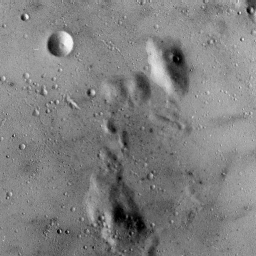
#> input picture ExampleImages/Downloaded/MoonSurface.tiff, 256 x 256 px
$ python bifsRunPaperMoon.py
#> lines starting #> are read from the running program, lines starting #| are printed output that depends on the picture; after the words box and inside, x2 and y2 are one past the last pixel; in counts of white or black regions, pixels touching at a corner belong together
#> further down, cleanimg is the input picture: PIL image 256x256 L; min 0, max 249, mean 127.8
### bifsfns.py
#!/usr/bin/env python3
# -*- coding: utf-8 -*-

"""
Created on Thu Mar 25 13:43:39 2021.

BIFS functions for processing steps.

"""
import scipy.special as special
import scipy.ndimage.filters as fltr
import numpy as np


def c2g(img):
    """Generate rescaled image from input image from 0 to 256.

    Parameters
    ----------
    img : numpy.ndarray
        Image to be rescaled as 0 to 256.

    Returns
    -------
    x : numpy.ndarray
        Rescaled image between 0 and 256.

    """
    x = (((img - img.min()) / (img.max() - img.min()))
         * 255.9).astype(np.uint8)
    return x


# [22 lines left out: function c2gAdjust, not called in this run]


def genFSdata(imgarr, noiseSD=1.0, seedval=0):
    """Generate Fourier Space data adding Gaussian noise in image space.

    Parameters
    ----------
    imgarr : float numpy.ndarray
        Array containing the clean image intensities.
    noiseSD : float, optional
        Standard deviation of noise to be added in image space
    seedval : int, optional
        Value for the random seed. The default is 0.

    Returns
    -------
    knoiseSD : float
        Standard deviation estimate of modulus of noise in Fourier space.
    noise : float numpy.ndarray
        Output of just the noise image
    imgPlusNoise : float numpy.ndarray
        Output image including noise.
    cleanImage : float numpy.ndarray
        Output image without added noise.
    kdst : float numpy.ndarray
        Matrix of distances from origin in Fourier space.
    invkdst : float numpy.ndarray
        Matrix of inverse of distances from origin in FS (i.e. 1/kdst).
    magfimg : float numpy.ndarray
        Matrix of magnitude values at each point in Fourier space.
    argfimg : float numpy.ndarray
        Matrix of phase/argument values at each point in Fourier space.
    logknoiseSD : float
        Standard deviation of the log of the absolute noise in Fourier space.
    knoiseMean : float
        Mean of the absolute values of the noise in Fourier space.
    logknoiseMean : float
        Mean of the log of the absolute valuese of the noise in Fourier space.

    """
#> called with noiseSD = 50, seedval = 0
    imgarr.astype(np.float64)
    cleanImage = np.copy(imgarr)
    np.random.seed(seedval)
    noise = np.reshape(np.random.normal(0.0, noiseSD, cleanImage.size),
                       cleanImage.shape)
    imgPlusNoise = cleanImage + noise
    fftimg = np.fft.fft2(imgPlusNoise, norm="ortho")  # full 2D fft
    magfimg = np.abs(fftimg)
    argfimg = np.angle(fftimg)  # Extract corresponding phase image
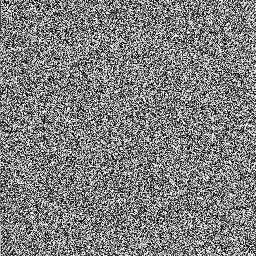
#> argfimg: shape (256, 256) float64; min -3.14, max 3.14, mean 4.79e-05; drawn with min black and max white
    kdst = kdist2D(cleanImage.shape[0], cleanImage.shape[1])
    invkdst = 1/kdst
    fftNoise = np.fft.fft2(noise, norm="ortho")
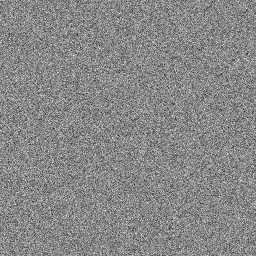
#> noise: shape (256, 256) float64; min -242.6, max 212.1, mean -0.2; drawn with min black and max white
    knoiseSD = np.std(np.abs(fftNoise), ddof=1)
    logknoiseSD = np.std(np.log(np.abs(fftNoise)), ddof=1)
    knoiseMean = np.mean(np.abs(fftNoise))
    logknoiseMean = np.mean(np.log(np.abs(fftNoise)))
    return knoiseSD, noise, imgPlusNoise, cleanImage, kdst, invkdst, magfimg, \
        argfimg, logknoiseSD, knoiseMean, logknoiseMean


# [122 lines left out: functions genFSdataTdist, genFSdataTdistApprox, not called in this run]


def bessd(x, limval=700.0):
    """
    Calculate ratio of modified Bessel functions.

    Specifically find ratio of modified Bessel function of first kind order 1
    divided by modified Bessel function of first kind order 0.

    Parameters
    ----------
    x : float, numpy.ndarray
        Value to calculate ratio of Bessel functions for.
    limval : float
        Value above which to assign ratio of 1 to avoid numerical problems.

    Returns
    -------
    y : float, numpy.ndarray
        Value for ratio of modified Bessel functions.

    """
    y = np.where(x > limval, 1, special.iv(1, x)/special.iv(0, x))
    return y


def kdist(n):
    """Create 1D centered k-space indexes 0:(n-1).

    Parameters
    ----------
    n : int scalar
        size of array to be generated

    Returns
    -------
    kval : float numpy.ndarray
           array length n that gives 1D distance from wrapped origin
           at each index
    """
    kval = np.zeros(n, dtype=float)
    if (n % 2) == 0:
        kval[0:(n//2)] = np.arange(n/2)
        kval[(n//2):n] = np.arange(n/2, 0, -1)
    else:
        kval[0:(1 + n//2)] = np.arange(np.ceil(n/2))
        kval[(1 + n//2):n] = np.arange(np.floor(n/2), 0, -1)
    return kval


def kdist2D(n1, n2):
    """Generate matrix of distances from center of Fourier space \
    but shifted so origin is at index (0,0) of the matrix.

    Parameters
    ----------
    n1 : int scalar
         dimension of image in x-direction
    n2 : int scalar
         dimension of image in y-direction

    Returns
    -------
    Xv : float numpy.ndarray
         n1 x n2 array with distances from center of Fourier space, but
         shifted so that origin is at index (0,0) of the array.
         Leads to in-place version of np.sqrt(Xv ** 2 + Yv ** 2)
         after np.meshgrid.
    """
    xvec = kdist(n1)
    yvec = kdist(n2)
    Xv, Yv = np.meshgrid(xvec, yvec, indexing='ij')
    Xv **= 2
    Yv **= 2
    Xv += Yv
    Xv = np.sqrt(Xv)
    return Xv


# [60 lines left out: functions indxs, flatten, not called in this run]


def pwr_ratio(mat1, mat2):
    """
    Return power ratio of two matrices across indices, but ignoring (0,0) freq.

    Parameters
    ----------
    mat1 : float numpy.ndarray
        Matrix to determine intrinsic power of.
    mat2 : float numpy.ndarray
        Matrix to determine intrinsic power of.

    Returns
    -------
    x : float
        Ratio of power first to second matrix minus FS at zero frequency.

    """
    x1 = np.sum(np.reshape(mat1**2, -1)[1:]) / np.prod(mat1.shape)
    x2 = np.sum(np.reshape(mat2**2, -1)[1:]) / np.prod(mat2.shape)
    x = np.sqrt(x1/x2)
    return x


"""
Univariate functions to calculate posterior estimates at a single location in
Fourier space
"""


# [147 lines left out: functions gauss_gauss_post, gauss_gauss_n_post, exp_gauss_post, gauss_rice_post, not called in this run]


def exp_rice_post(r, sig, m, its=10):
    """Generate "Exp/Rice posterior" for modulus in k-space.

    i.e. for mean of the modulus from prior and likelihood for Exponential
    prior and Rician likelihood -- calculates posterior estimates at a single
    location in Fourier space.

    Parameters
    ----------
    r : float numpy.ndarray
        Likelihood value(s) for the mode of the FS signal magnitude.
    sig : float numpy.ndarray
        Likelihood value(s) for the sd of the FS signal magnitude.
    m : float numpy.ndarray
        Prior value(s) for the mode of the FS signal magnitude.
    its : integer, optional
        DESCRIPTION. The default is 10.

    Returns
    -------
    rho : float numpy.ndarray
        Exp-Rice posterior mode BIFS estimate FS signal magnitude -- the Exp
        prior with Rician likelihood.

    """
    sig2 = sig ** 2
    rho = r
    risig2 = r / sig2
    sig2im = sig2 / m
    for i in range(its):
        b = bessd(rho * risig2)
        rho = b * r - sig2im
        rho = np.where(rho < 0.0, 0.0, rho)
    return rho


# [37 lines left out: function expsq_rice_post, not called in this run]


"""
Parameter function generation
"""


def invxy(bvec, x, exponent=2, scl=1.0, normimg=None):
    """Generate parameter function for modulus of mean as ~ 1/(const + dist^y).

    Parameter function is scl/(const + distance to power y) from origin,
    i.e. function for prior parameter function ~ b0 + b1/dist^y where the
    dist is from center of Fourier space.

    Parameters
    ----------
    bvec : float tuple
        Two parameter vector for b0.
    x : float numpy.ndarray
        Distances from center of Fourier space for each index.
    exponent : float/int
        Exponent of inverse decay.
    scl : float, optional
        Factor to scale whole parameter function by. The default is 1.0.
    normimg : float numpy.ndarray
        image with respect to normalize power to

    Returns
    -------
    fval : float numpy.ndarray
        Parameter function values for corresponding x values.

    """
    fval = 1.0 / (bvec[0] + bvec[1] * x**exponent)
    if normimg is not None:
        scl = pwr_ratio(normimg, fval)
    fval = scl * fval
    return fval


def torus(x, lwr, upr, normimg=None):
    """Generate parameter function that is an elevated torus.

    Parameters
    ----------
    x : float numpy.ndarray
        Distances from center of Fourier space for each index.
    lwr : int
        Distance from origin of smallest non-zero frequency.
    upr : int
        Distance from origin of largest non-zero frequency.
    normimg : float numpy.ndarray
        image with respect to normalize power to.

    Returns
    -------
    fval : float numpy.ndarray
        Parameter function values for corresponding x values.

    """
    condition = np.logical_and(lwr <= x, x <= upr)
    msk = np.zeros(x.shape)
    msk[condition] = 1.0
    scl = 1.0
    if normimg is not None:
        scl = pwr_ratio(normimg, np.ones(x.shape))
    fval = msk * scl
    return fval


def torus_gauss(x, lwr, upr, sigma, normimg=None):
    """Generate parameter function that is an elevated torus with Gaussian
    smoothed edges.

    Parameters
    ----------
    x : float numpy.ndarray
        Distances from center of Fourier space for each index.
    lwr : int
        Distance from origin of smallest non-zero frequency.
    upr : int
        Distance from origin of largest non-zero frequency.
    sigma : float
        standard deviation for Gaussian filter.
    normimg : float numpy.ndarray
        image with respect to normalize power to.

    Returns
    -------
    fval : float numpy.ndarray
        Parameter function values for corresponding x values.

    """
    condition = np.logical_and(lwr <= x, x <= upr)
    msk = np.zeros(x.shape)
    msk[condition] = 1.0
    scl = 1.0
    msk = fltr.gaussian_filter(msk, sigma=sigma)
    if normimg is not None:
        scl = pwr_ratio(normimg, np.ones(x.shape))
    fval = msk * scl
    return fval


# [51 lines left out: functions ixscBanded, linsc, not called in this run]


"""
Fourier space BIFS analysis parameter functions implementation.
"""


def bifs_post_mode(magfimg, argfimg, knoiseSD, meanfn, sdfn=None,
                   dist="gauss_gauss"):
    """
    Perform posterior estimation according to prior and likelihood choice.

    Parameters
    ----------
    magfimg : float numpy.ndarray
        Matrix of image magnitude values at each point in Fourier space.
    argfimg : float numpy.ndarray
        Matrix of image phase/argument values at each point in Fourier space.
    knoiseSD : float
        Standard deviation estimate of modulus of noise in Fourier space.
    dist : string, optional
        Prior/likelihood combination for BIFS posterior opt. The default is
        "GausssGauss".

    Returns
    -------
    imgrecon : float numpy.ndarray
        Matrix of BIFS posterior image values.

    """
    if dist == "gauss_gauss":
        kPost = gauss_gauss_post(magfimg, knoiseSD, meanfn, sdfn)
    if dist == "exp_gauss":
        kPost = exp_gauss_post(magfimg, knoiseSD, meanfn)
    if dist == "gauss_rice":
        kPost = gauss_rice_post(magfimg, knoiseSD, meanfn, sdfn)
    if dist == "exp_rice":
        kPost = exp_rice_post(magfimg, knoiseSD, meanfn)
    if dist == "expsq_rice":
        kPost = expsq_rice_post(magfimg, knoiseSD, meanfn)
    kPost[0, 0] = magfimg[0, 0]
    imgrecon = np.real(np.fft.ifft2(kPost * np.exp(1j * argfimg),
                                    norm="ortho"))
    return imgrecon


# [9 lines left out: function pltout, not called in this run]


### plotfns.py
#!/usr/bin/env python3
# -*- coding: utf-8 -*-
"""
Created on Thu Feb 10 11:42:30 2022

Functions for displaying sets of images.

"""
from PIL import Image
import numpy as np
import matplotlib.pyplot as plt
import matplotlib.cm as cm
from matplotlib.colors import Normalize
import bifsfns as bifs


def plotset(imgname, outdir):
    indvl = len(imgname)
    for i in range(indvl):
        im = bifs.c2g(imgname[i])
        img = Image.fromarray(im)
        img.save(outdir + "img" + str(i) + ".pdf")


class Imageset(object):
    """The Imageset object contains a set of images."""

    def __init__(self, imgset, imnames, rdsp=2, cdsp=3, ndsp=6, cmap='gray',
                 fgsz=(10, 7), rescale=True):
        """Initialize variables for methods to display images.

        Parameters
        ----------
        imgset : list(float numpy.ndarray)
            Set of arrays to display as images.
        imnames : list(str)
            Set of titles to be used for the images.
        rdsp : int, optional
            Number of rows of images displayed. The default is 2.
        cdsp : int, optional
            Number of columns of images displayed. The default is 3.
        ndsp : int, optional
            Total number of images displayed. The default is 6.
        cmap : str, optional
            Colormap to be used for displayed images. The default is 'gray'.
        fgsz : int tuple, optional
            Total size of figure area (width, height). The default is (10, 7).
        rescale : bool, optional
            Whether or not to rescale all images to same dynamic range. \
            The default is True.

        Returns
        -------
        None.

        """
        self.imgset = imgset
        self.imnames = imnames
        self.rdsp = rdsp
        self.cdsp = cdsp
        self.ndsp = ndsp
        self.cmap = cmap
        self.rescale = rescale
        self.fgsz = fgsz

    def mplot(self):
        """Display plots.

        Returns
        -------
        None.

        """
        minval = None
        maxval = None
        if self.rescale:
            minval = np.amin(np.asarray(self.imgset))
            maxval = np.amax(np.asarray(self.imgset))
        fig, axes = plt.subplots(self.rdsp, self.cdsp, figsize=self.fgsz)
        cmap = cm.get_cmap(self.cmap)
        normalizer = Normalize(minval, maxval)
        # im = cm.ScalarMappable(norm=normalizer, cmap=cmap)
        for i, ax in enumerate(axes.flat):
            im = ax.pcolormesh(self.imgset[i], cmap=cmap, vmin=minval,
                               vmax=maxval)
            ax.set_axis_off()
            ax.imshow(self.imgset[i], cmap=cmap, norm=normalizer)
            ax.set_title(self.imnames[i])
        # fig.colorbar(im, ax=axes.ravel().tolist())
        if self.rescale:
            # fig.colorbar(im, ax=axes.flat)
            # fig.colorbar(im, ax=axes.flat().tolist())
            fig.colorbar(im, ax=axes.ravel().tolist())
        plt.show()


class ImagesetPlots(object):
    """The Imageset object contains a set of images."""

    # [72 lines left out: functions __init__, mplot, not called in this run]


class ImagesetOutPlots(object):
    """The Imageset object contains a set of images."""

    # [77 lines left out: functions __init__, mplot, not called in this run]

### bifsRunPaperMoon.py
#!/usr/bin/env python3
# -*- coding: utf-8 -*-
"""
Created on Sat Jun 12 18:45:44 2021.

BIFS for FS defined priors on arbitrary images.
This code reproduces moon examples in the paper.

"""

from PIL import Image
import numpy as np
import bifsfns as bifs
import plotfns as pltfn


nsdval = 50.0  # 75.0  # values to use for noiseSD
panels = 6  # number of recon panels in plot
bvecs = ((0.0, 1.0), (10.0, 1.0), (5.0, 1.0), (1.0, 1.0), (0.0, 1.0),
         (0.0, 1.0))
expvals = (1.5, 1.75, 1.9, 2, 2.5, 3)
hfreq = (20, 30, 40, 60, 80, 100)
hfreq2 = (30, 60, 100)
labelvals = (1, 2, 3, 4, 5, 6)
distvals = ("gauss_gauss", "exp_gauss", "gauss_rice", "exp_rice", "expsq_rice")
distval = distvals[3]

imgfl = "ExampleImages/Downloaded/MoonSurface.tiff"

cleanimg = Image.open(imgfl).convert('L')

arr = np.array(cleanimg.getdata(), dtype=np.uint8)
field = np.resize(arr, (cleanimg.size[1], cleanimg.size[0]))
out = field
cleanimg = Image.fromarray(out, mode='L')
# cleanimg.show()

imgarr = field.astype(np.float64)

cleanimg = Image.open(imgfl).convert('L')

arr = np.array(cleanimg.getdata(), dtype=np.uint8)
nfield = np.resize(arr, (cleanimg.size[1], cleanimg.size[0]))
out = field
cleanimg = Image.fromarray(out, mode='L')

nimgarr = nfield.astype(np.float64)


(knoiseSD, noise, imgPlusNoise, cleanImage, kdst, invkdst, magfimg,
 argfimg, logknoiseSD, knoiseMean, logknoiseMean) = bifs.genFSdata(
     imgarr, noiseSD=nsdval)
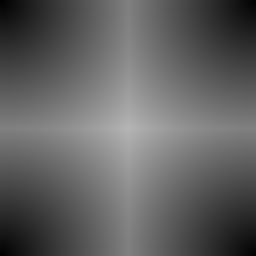
#> kdst: shape (256, 256) float64; min 0, max 181, mean 97.9
#> knoiseSD = 23.13; logknoiseSD = 0.642; knoiseMean = 44.07; logknoiseMean = 3.62

parfn1 = []  # for parfn hard torus
for i in range(panels):
    parfn1.append(bifs.torus(kdst, 10, hfreq[i], normimg=magfimg))
#> this loop made 6 passes
#> pass 1, in torus, `condition = np.logical_and(lwr <= x, x <= upr)`:
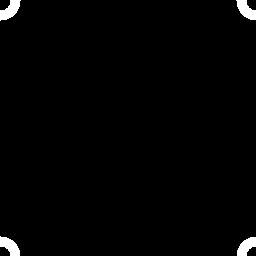
#> condition: shape (256, 256) bool; 1.5% white; 4 white regions, box (x1, y1, x2, y2) and area: (0, 0, 21, 21) 249, (236, 0, 256, 20) 238, (0, 236, 20, 256) 238, (237, 237, 256, 256) 227
#> after the loop, parfn1 = 6 items

parfn2 = []  # for parfn gauss smoothed torus
for i in range(panels):
    parfn2.append(bifs.torus_gauss(kdst, 10, hfreq[i], 1.5, normimg=magfimg))
#> after the loop, parfn2 = 6 items

parfn3 = []  # for parfn hard torus and Gauss smoothed torus comparison
for i in range(int(panels/2)):
    parfn3.append(bifs.torus(kdst, 10, hfreq2[i], normimg=magfimg))
#> after the loop, parfn3 = 3 items
for i in range(int(panels/2)):
    parfn3.append(bifs.torus_gauss(kdst, 10, hfreq2[i], 1.5, normimg=magfimg))
#> after the loop, parfn3 = 6 items

parfn4 = []  # for parfn gauss smoothed torus
for i in range(panels):
    parfn4.append(bifs.torus_gauss(kdst, 10, hfreq[i], 2.5, normimg=magfimg))
#> after the loop, parfn4 = 6 items

parfn5 = []  # for regular inv dist
for i in range(panels):
    parfn5.append(bifs.invxy(bvecs[i], kdst, exponent=expvals[i],
                             normimg=magfimg))
#> this loop made 6 passes
#> scl in invxy on passes 1 to 6: 4868.7, 20569.5, 17664.4, 9783, 6470, 6762.9
#> after the loop, parfn5 = 6 items

ixyval = 3
mi7 = 0.1
mt7 = 20.0
mi8 = np.array([0.1, 0.1, 0.1])
mt8 = 1.0 - mi8

l1 = 1  # 1
h1 = 5  # 5
l2 = 10.01  # 5.01
h2 = 15  # 15
l3 = 15.01  # 15.01
h3 = 60  # 30

deNsPfn = bifs.invxy(bvecs[i], kdst, exponent=expvals[ixyval], normimg=magfimg)

parfn6 = []
parfn6.append(bifs.torus(kdst, l1, h1, normimg=magfimg))
parfn6.append(bifs.torus(kdst, l2, h2, normimg=magfimg))
parfn6.append(bifs.torus(kdst, l3, h3, normimg=magfimg))
parfn6.append(mi7 * bifs.invxy(bvecs[ixyval], kdst, exponent=expvals[ixyval],
                               normimg=magfimg) + mt7 * bifs.invxy(
                               bvecs[ixyval], kdst, exponent=expvals[ixyval],
                               normimg=magfimg) * bifs.torus(kdst, l1, h1))
parfn6.append(mi7 * bifs.invxy(bvecs[ixyval], kdst, exponent=expvals[ixyval],
                               normimg=magfimg) + mt7 * bifs.invxy(
                               bvecs[ixyval], kdst, exponent=expvals[ixyval],
                               normimg=magfimg) * bifs.torus(kdst, l2, h2))
parfn6.append(mi7 * bifs.invxy(bvecs[ixyval], kdst, exponent=expvals[ixyval],
                               normimg=magfimg) + mt7 * bifs.invxy(
                               bvecs[ixyval], kdst, exponent=expvals[ixyval],
                               normimg=magfimg) * bifs.torus(kdst, l3, h3))

wdth = 2.5

parfn7 = []
parfn7.append(bifs.torus_gauss(kdst, l1, h1, wdth, normimg=magfimg))
parfn7.append(bifs.torus_gauss(kdst, l2, h2, wdth, normimg=magfimg))
parfn7.append(bifs.torus_gauss(kdst, l3, h3, wdth, normimg=magfimg))
#> in torus_gauss (call 18), `fval = msk * scl`:
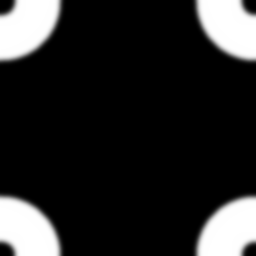
#> fval: shape (256, 256) float64; min 0, max 57.02, mean 9.2; drawn with min black and max white
parfn7.append(mi7 * bifs.invxy(bvecs[ixyval], kdst, exponent=expvals[ixyval],
                               normimg=magfimg) + mt7 * bifs.invxy(
                               bvecs[ixyval], kdst, exponent=expvals[ixyval],
                               normimg=magfimg) * bifs.torus_gauss(kdst, l1,
                                                                   h1, wdth))
parfn7.append(mi7 * bifs.invxy(bvecs[ixyval], kdst, exponent=expvals[ixyval],
                               normimg=magfimg) + mt7 * bifs.invxy(
                               bvecs[ixyval], kdst, exponent=expvals[ixyval],
                               normimg=magfimg) * bifs.torus_gauss(kdst, l2,
                                                                   h2, wdth))
parfn7.append(mi7 * bifs.invxy(bvecs[ixyval], kdst, exponent=expvals[ixyval],
                               normimg=magfimg) + mt7 * bifs.invxy(
                               bvecs[ixyval], kdst, exponent=expvals[ixyval],
                               normimg=magfimg) * bifs.torus_gauss(kdst, l3,
                                                                   h3, wdth))

parfn8 = []
parfn8.append(bifs.torus_gauss(kdst, l1, h1, wdth, normimg=magfimg))
parfn8.append(bifs.torus_gauss(kdst, l2, h2, wdth, normimg=magfimg))
parfn8.append(bifs.torus_gauss(kdst, l3, h3, wdth, normimg=magfimg))
parfn8.append(mi8[0] * bifs.invxy(bvecs[ixyval], kdst,
              exponent=expvals[ixyval], normimg=magfimg) + mt8[0] *
              bifs.torus_gauss(kdst, l1, h1, wdth, normimg=magfimg))
parfn8.append(mi8[1] * bifs.invxy(bvecs[ixyval], kdst,
              exponent=expvals[ixyval], normimg=magfimg) + mt8[1] *
              bifs.torus_gauss(kdst, l2, h2, wdth, normimg=magfimg))
parfn8.append(mi8[2] * bifs.invxy(bvecs[ixyval], kdst,
              exponent=expvals[ixyval], normimg=magfimg) + mt8[2] *
              bifs.torus_gauss(kdst, l3, h3, wdth, normimg=magfimg))

parfn = parfn8
#> parfn = 6 items

imgRecon = []
for i in range(panels):
    imgRecon.append(bifs.bifs_post_mode(magfimg, argfimg, knoiseSD, parfn[i],
                                        parfn[i], dist=distval))
#> this loop made 6 passes
#> pass 1, in bessd, `y = np.where(x > limval, 1, special.iv(1, x)/special.iv(0, x))`:
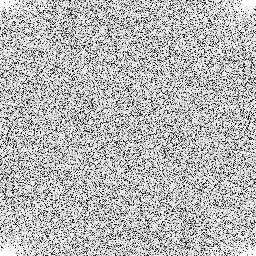
#> y: shape (256, 256) float64; min 1.4e-05, max 1, mean 0.717
#> after the loop, imgRecon = 6 items

denoise = bifs.bifs_post_mode(magfimg, argfimg, knoiseSD, deNsPfn, deNsPfn,
                              dist=distval)
#> in exp_rice_post (call 7), `sig2im = sig2 / m`:
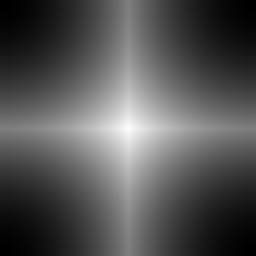
#> sig2im: shape (256, 256) float64; min 0, max 2948, mean 982.7; drawn with min black and max white

images = [cleanImage, imgPlusNoise, denoise] + imgRecon
#> images = 9 items

plotTitles = ['Truth', 'Truth + noise', 'denoise']
for i in range(panels):
    plotTitles.append('recon' + str(labelvals[i]))

parimgs = []
for i in range(panels):
    parimgs.append('parfn' + str(labelvals[i]))

parimgs.append('kdst')

parfn.append(kdst)

OutImages = pltfn.Imageset(images, plotTitles, rdsp=3, cdsp=3, ndsp=(3+panels),
                           fgsz=(10, 10), rescale=False)
OutImages.mplot()

outdir = "ResultsImages/Moon/"

pltfn.plotset(images, outdir)
#> in plotset, `indvl = len(imgname)`: indvl = 9
